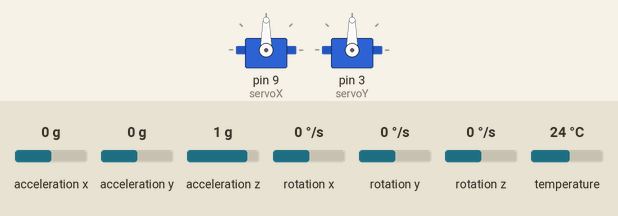
Simulated run of this sketch. Board: Arduino Leonardo, built with avr-gcc and run on an emulated ATmega32U4. Parts: 2 × servo. Inputs (shaded band) come from the test bench; at power-on: rotation x 0 °/s, rotation y 0 °/s, acceleration x 0 g, acceleration y 0 g, acceleration z 1 g, rotation z 0 °/s, temperature 24 °C. What the sketch prints to the serial monitor is not drawn.

Above: at 2.2 s.
2.3 s: rotation x set to -192 °/s
At 3.8 s:
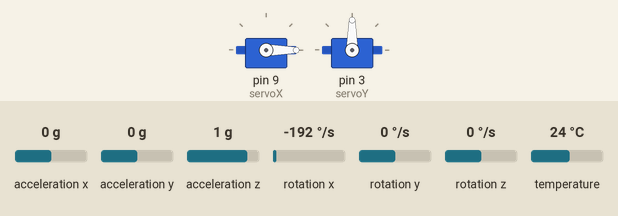
4.4 s: rotation y set to -100 °/s
At 6.8 s:
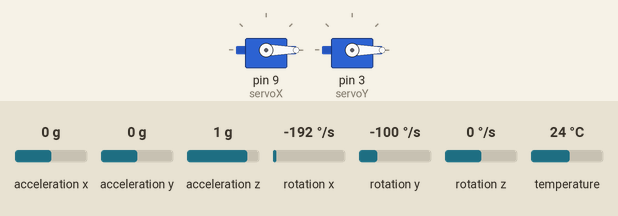
7.4 s: rotation y set to 192 °/s
At 10.2 s:
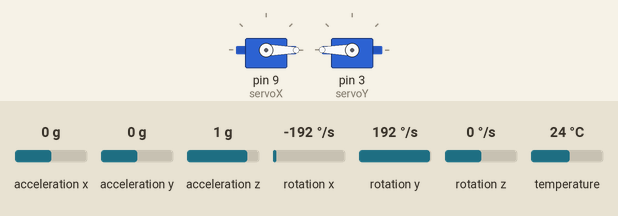
10.4 s: rotation y set to -100 °/s
Timing chart, 0 to 16.0 s (numbered marks = the images above; inputs shaded):
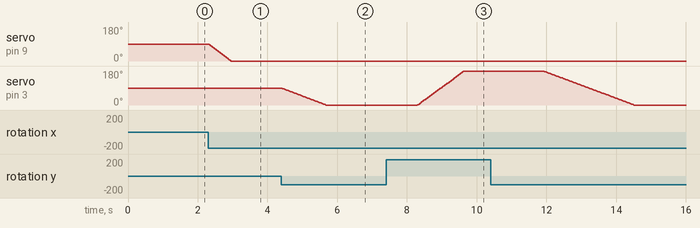

Measured:
- after the input at 2.3 s, servo on pin 9 (servoX): moves from 90° to 0° over 0.64 s, starting at once
- after the input at 4.4 s, servo on pin 3 (servoY): moves from 90° to 0° over 1.3 s, starting at once
- after the input at 7.4 s, servo on pin 3 (servoY): moves from 0° to 180° over 1.3 s, starting after 0.90 s

The sketch:

MPUBackup_1.2.ino
```cpp
#include <Wire.h>
#include <Adafruit_MPU6050.h>
#include <Adafruit_Sensor.h>
#include <Servo.h>
Servo servoX;
Servo servoY;
double posX = 0;
double posY = 0;
unsigned long previousMillis = 0;
unsigned long currentTime = 0;
float xError = 0;
float yError = 0;
double pi = 3.1415926535897932384626433832795;
bool dmpReady = false;  // set true if DMP init was successful
uint8_t mpuIntStatus;   // holds actual interrupt status byte from MPU
volatile bool mpuInterrupt = false;

const int interruptPin = 2;
volatile bool on = false;

void dmpDataReady() {
  mpuInterrupt = true;
}

Adafruit_MPU6050 mpu;

//#define INTERRUPT_PIN 2


void setup(void) {
  Wire.begin();
  Wire.setWireTimeout(3000, true);
  Serial.begin(19200);


  servoX.attach(9);
  servoX.write(90);

  // Set up interrupt pin
  pinMode(interruptPin, INPUT);

  servoY.attach(3);
  servoY.write(90);


  //while (!Serial)
  //delay(10); // will pause Zero, Leonardo, etc until serial console opens

  //Serial.println("Adafruit MPU6050 test!");

  // Try to initialize!
  if (!mpu.begin()) {
    //Serial.println("Failed to find MPU6050 chip");
    while (1) {
      delay(10);
    }
  }

  mpu.setAccelerometerRange(MPU6050_RANGE_8_G);
  mpu.setGyroRange(MPU6050_RANGE_500_DEG);
  mpu.setFilterBandwidth(MPU6050_BAND_21_HZ);
  currentTime = millis();
  while (currentTime < 1000) {
    sensors_event_t a, g, temp;
    mpu.getEvent(&a, &g, &temp);
    xError = g.gyro.x;
    yError = g.gyro.y;
    delay(10);
    currentTime = millis();
  }
  /*
  if (!SD.begin(10)) {
    Serial.println("initialization failed!");
    //ini = !ini;
    return;
  }
  Serial.println("initialization done.");
  */
}

void loop() {

  getGyroData();
  servoX.write(posX * (180.0 / pi) + 90.0);
  servoY.write(posY * (180.0 / pi) + 90.0);
  Serial.println(posX * (180.0 / pi) + 90.0);
  //Serial.println(posY * (180.0 / pi) + 90.0);

  /*
  if (pulseIn(interruptPin, HIGH) > 1800) {
    on = true;
  } else {
    on = false;
  }
  if (on == true) {
    getGyroData();
    servoX.write(posX * (180.0 / pi) + 90.0);
    servoY.write(posY * (180.0 / pi) + 90.0);
    Serial.println(posX * (180.0 / pi) + 90.0);
    Serial.println(posY * (180.0 / pi) + 90.0);
    //Serial.print("\nRotation X: ");
    //Serial.print(g.gyro.x-xError);
    //Serial.print(", Y: ");
    //Serial.print(g.gyro.y-yError);
    //Serial.print("\n");
    //Serial.print(currentTime);
    //Serial.print("\n");
    //Serial.print(previousMillis);
    //Serial.print("\n");
    /*
    myFile = SD.open("gyro.txt", FILE_WRITE);
    if (myFile) {
      int16_t yaw;
      yaw = attitude.yaw;
      myFile.println("Att-Roll: " + String(attitude.roll / 10.0));
      myFile.println(" Att-Pitch: " + String(attitude.pitch / 10.0));
      myFile.println(" Att-Yaw: " + String(yaw));
      myFile.close();
    } else {
      Serial.println("error opening gyro.txt");
    }

  } else {
    servoX.write(90);
    servoY.write(90);
  }
  */
}

void getGyroData() {
  sensors_event_t a, g, temp;
  previousMillis = micros();
  mpu.getEvent(&a, &g, &temp);
  currentTime = micros();
  posX = posX + (g.gyro.x - xError) * ((currentTime - previousMillis) / 1000000.0);
  posY = posY + (g.gyro.y - yError) * ((currentTime - previousMillis) / 1000000.0);
}
```
